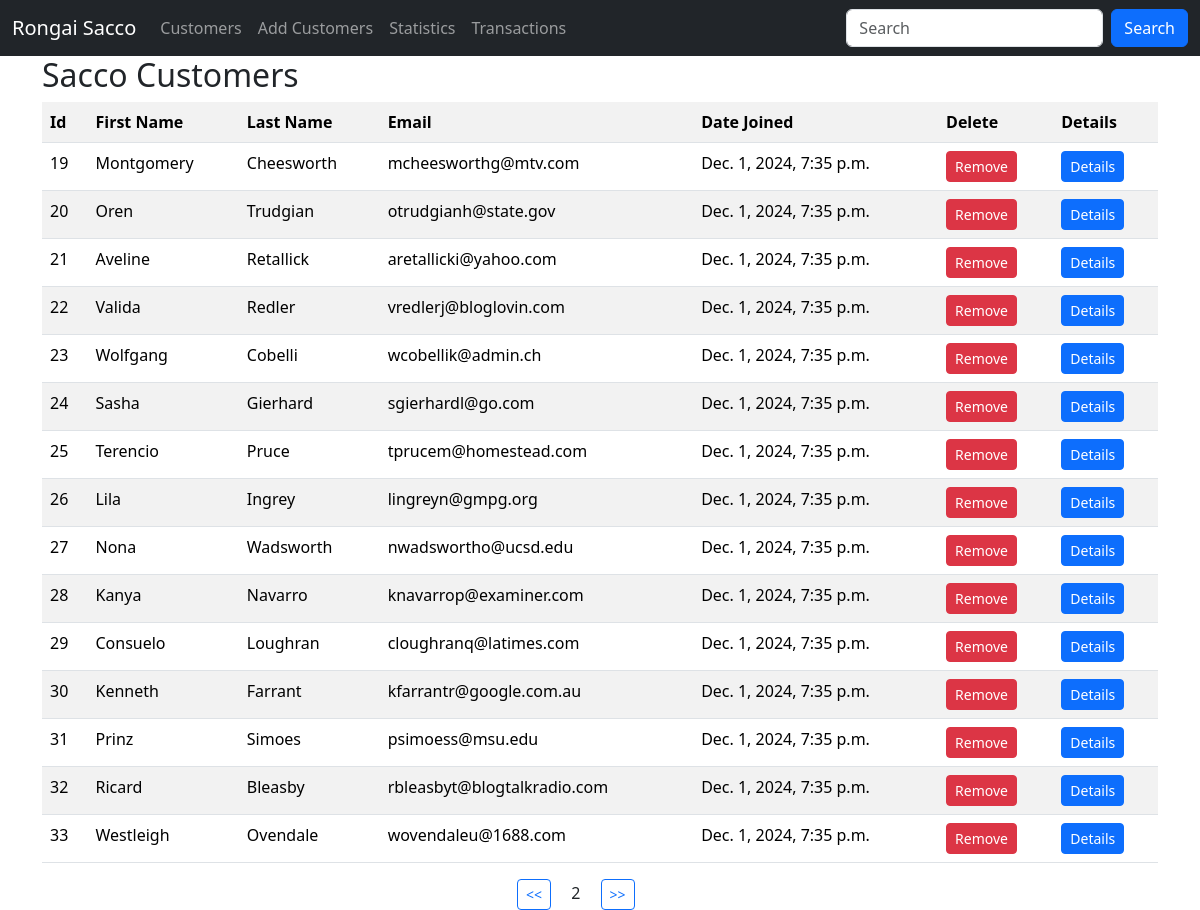
Page /?page=2 (signed in) on the committed database.
### sacco/models.py (models this page shows, shortened)
class Customer(models.Model):
    first_name = models.CharField(max_length=35)
    last_name = models.CharField(max_length=35)
    email = models.EmailField(unique=True)
    dob = models.DateField()
    gender = models.CharField(max_length=10)
    created_at = models.DateTimeField(auto_now_add=True)  # when was the record created
    updated_at = models.DateTimeField(auto_now=True)  # when was the last time the record was updated
    class Meta:
        db_table = 'customers'

### sacco/views.py (the view)
# urls.py: path('', views.customers, name='customers'),
@login_required
def customers(request):
    data = Customer.objects.all().order_by('id').values()# ORM select * from customers
    paginator = Paginator(data, 15)
    page = request.GET.get('page', 1)
    try:
      paginated_data = paginator.page(page)
    except  EmptyPage:
        paginated_data = paginator.page(1)
    return render(request, "customers.html", {"data": paginated_data})

### templates/customers.html (shortened to what this page needs)
{% extends 'master.html' %}
{% block content %}
    <div class="container">
        <h2>Sacco Customers</h2>
        <table class="table table-striped">
            <tr>
                <th>Id</th>
                <th>First Name</th>
                <th>Last Name</th>
                <th>Email</th>
                <th>Date Joined</th>
                <th>Delete</th>
                <th>Details</th>
            </tr>
            {% for customer in data.object_list %}
                <tr>
                    <td>{{ customer.id }}</td>
                    <td>{{ customer.first_name }}</td>
                    <td>{{ customer.last_name }}</td>
                    <td>{{ customer.email }}</td>
                    <td>{{ customer.created_at }}</td>
                    <td>
                        <a class="btn btn-danger btn-sm" href="{% url 'delete_customer' customer.id %}">Remove</a>
                    </td>
                    <td>
                        <a class="btn btn-primary btn-sm" href="{% url 'customer_details' customer.id %}">Details</a>
                    </td>
                </tr>
            {% empty %}
                <p class="btn btn-danger">No Customers in the Sacco</p>
            {% endfor %}
        </table>
        <div class="row justify-content-center">
            <div class="col-sm-2">
                {% if data.has_previous %}
                    <a class="btn btn-outline-primary btn-sm" href="?page={{ data.previous_page_number }}"> << </a>
                {% endif %}
                <span class="mx-3">{{ data.number }}</span>
                {% if data.has_next %}
                    <a class="btn btn-outline-primary btn-sm" href="?page={{ data.next_page_number }}"> >> </a>
                {% endif %}
            </div>
        </div>
    </div>
{% endblock %}

### rows in the picture
Customer: id "19", first_name "Montgomery", last_name "Cheesworth", email "mcheesworthg@mtv.com", created_at "Dec. 1, 2024, 7:35 p.m."
Customer: id "20", first_name "Oren", last_name "Trudgian", email "otrudgianh@state.gov", created_at "Dec. 1, 2024, 7:35 p.m."
Customer: id "21", first_name "Aveline", last_name "Retallick", email "aretallicki@yahoo.com", created_at "Dec. 1, 2024, 7:35 p.m."
Customer: id "22", first_name "Valida", last_name "Redler", email "vredlerj@bloglovin.com", created_at "Dec. 1, 2024, 7:35 p.m."
Customer: id "23", first_name "Wolfgang", last_name "Cobelli", email "wcobellik@admin.ch", created_at "Dec. 1, 2024, 7:35 p.m."
Customer: id "24", first_name "Sasha", last_name "Gierhard", email "sgierhardl@go.com", created_at "Dec. 1, 2024, 7:35 p.m."
Customer: id "25", first_name "Terencio", last_name "Pruce", email "tprucem@homestead.com", created_at "Dec. 1, 2024, 7:35 p.m."
Customer: id "26", first_name "Lila", last_name "Ingrey", email "lingreyn@gmpg.org", created_at "Dec. 1, 2024, 7:35 p.m."
Customer: id "27", first_name "Nona", last_name "Wadsworth", email "nwadswortho@ucsd.edu", created_at "Dec. 1, 2024, 7:35 p.m."
Customer: id "28", first_name "Kanya", last_name "Navarro", email "knavarrop@examiner.com", created_at "Dec. 1, 2024, 7:35 p.m."
Customer: id "29", first_name "Consuelo", last_name "Loughran", email "cloughranq@latimes.com", created_at "Dec. 1, 2024, 7:35 p.m."
Customer: id "30", first_name "Kenneth", last_name "Farrant", email "kfarrantr@google.com.au", created_at "Dec. 1, 2024, 7:35 p.m."
Customer: id "31", first_name "Prinz", last_name "Simoes", email "psimoess@msu.edu", created_at "Dec. 1, 2024, 7:35 p.m."
Customer: id "32", first_name "Ricard", last_name "Bleasby", email "rbleasbyt@blogtalkradio.com", created_at "Dec. 1, 2024, 7:35 p.m."
Customer: id "33", first_name "Westleigh", last_name "Ovendale", email "wovendaleu@1688.com", created_at "Dec. 1, 2024, 7:35 p.m."

### other values in the picture
{{ data.number }} "2"
